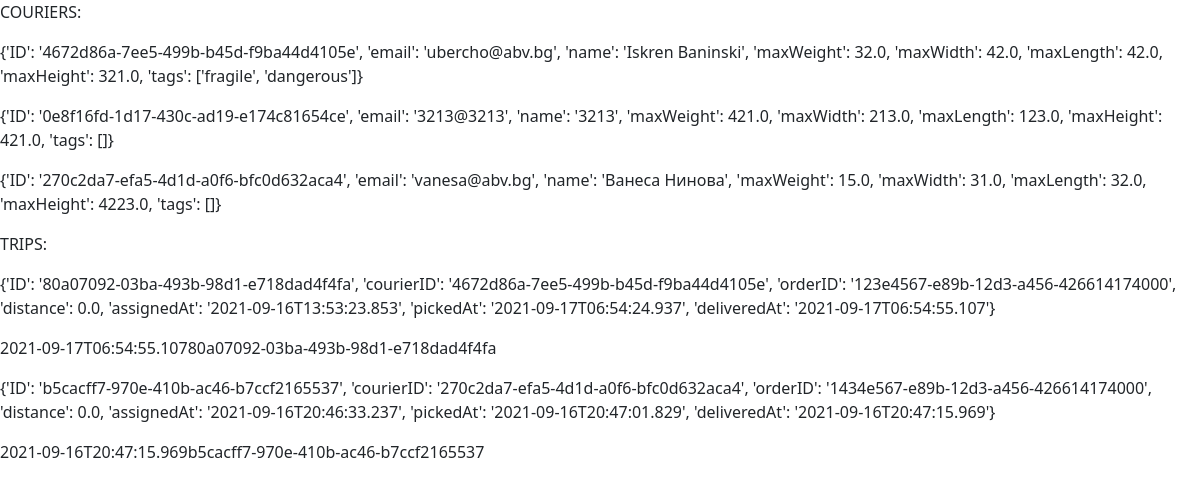
Before: /view with the older database file.
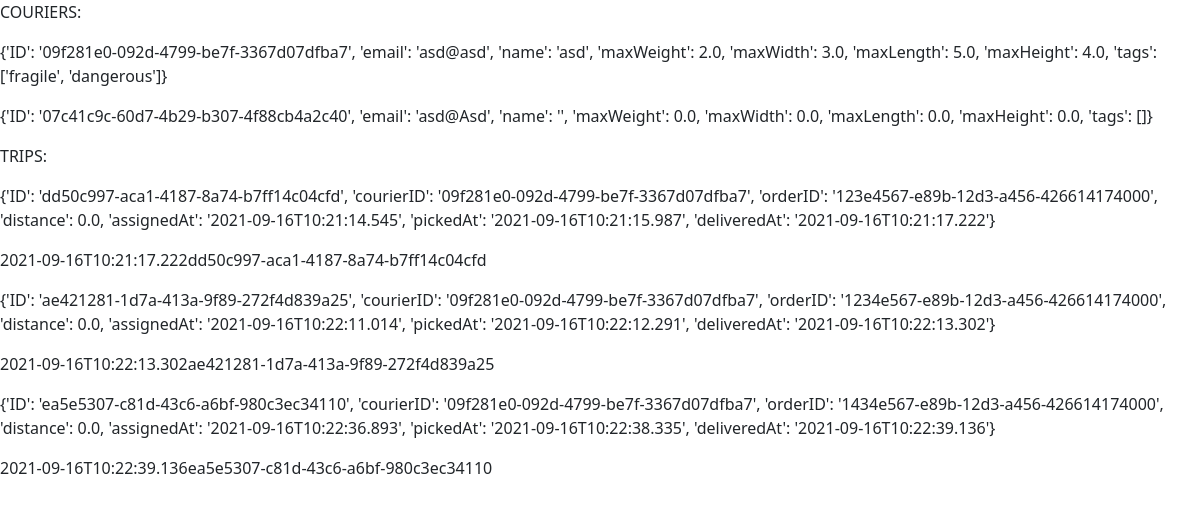
After: the same page with the newer database file.
### flaskr/database/models.py (models this page shows, shortened)
class Courier(db.Model):
    id = db.Column("id", db.String(36), primary_key=True)
    email = db.Column("email", db.String(100), nullable=False, unique=True)
    name = db.Column("name", db.String(24),nullable=False,default='')
    max_weight = db.Column("max_weight", db.Float,nullable=False, default=0)
    max_width = db.Column("max_width", db.Float,nullable=False, default=0)
    max_length = db.Column("max_length", db.Float,nullable=False, default=0)
    max_height = db.Column("max_height", db.Float,nullable=False, default=0)
    tags = db.Column("tags", db.Text, nullable=False,default='')
    is_validated = db.Column("is_validated", db.Boolean, default=False)
    current_order_id = db.Column("current_order_id", db.String(36), default=None)
    def __repr__(self):
        return str(self.map())
    def map(self):
        data = {
            "ID": self.id,
            "email": self.email,
            "name": self.name,
            "maxWeight": self.max_weight,
            "maxWidth": self.max_width,
            "maxLength": self.max_length,
            "maxHeight": self.max_height,
            "tags": [x for x in self.tags.split(",") if x],
        }
        return data

class Trip(db.Model):
    id = db.Column("id", db.String(36), primary_key=True)
    courier_id = db.Column(
        "courier_id", db.String(36), db.ForeignKey("courier.id"), nullable=False
    )
    order_id = db.Column("order_id", db.String(36), nullable=False, unique=True)
    distance = db.Column("distance", db.Float, default=0)
    assigned_at = db.Column("assigned_at", db.String(24))
    picked_at = db.Column("picked_at", db.String(24))
    delivered_at = db.Column("delivered_at", db.String(24))
    sorter = db.Column("sorter", db.String(60), index=True)
    courier = db.relationship("Courier", backref=db.backref("trips", lazy=True))
    def __repr__(self):
        return str(self.map())
    def map(self):
        data = {
            "ID": self.id,
            "courierID": self.courier_id,
            "orderID": self.order_id,
            "distance": self.distance,
            "assignedAt": self.assigned_at,
            "pickedAt": self.picked_at,
            "deliveredAt": self.delivered_at,
        }
        return data

### flaskr/main/routes.py (the view)
@main.route("/view")
def view():
    return render_template(
        "view.html", couriers=Courier.query.all(), trips=Trip.query.all()
    )

### flaskr/templates/view.html (shortened to what this page needs)
{% extends "base.html" %}
{% block content %}
<p>COURIERS:</p>
{% for item in couriers %}
<p>{{item}}</p>
{% endfor %}
<p>TRIPS:</p>
{% for item in trips %}
<p>{{item}}</p>
<p>{{item.sorter}}</p>
{% endfor %}
{% endblock %}

### flaskr/templates/base.html (shortened to what this page needs)
<!doctype html>
<html lang="en">
<head>
    <link href="https://cdn.jsdelivr.net/npm/bootstrap@5.1.1/dist/css/bootstrap.min.css" rel="stylesheet"
>
</head>
<body>
    {% block content %}{% endblock %}
</body>
</html>

Changed rows visible on the page:
removed Courier: id+email+name "{'ID': '4672d86a-7ee5-499b-b45d-f9ba44d4105e', 'email': 'ubercho@abv.bg', 'name': 'Iskren Baninski', 'maxWeight': 32.0, 'maxWidth': 42.0, 'maxLength': 42.0, 'maxHeight': 321.0, 'tags': ['fragile', 'dangerous']}"
removed Courier: id+email+name "{'ID': '0e8f16fd-1d17-430c-ad19-e174c81654ce', 'email': '3213@3213', 'name': '3213', 'maxWeight': 421.0, 'maxWidth': 213.0, 'maxLength': 123.0, 'maxHeight': 421.0, 'tags': []}"
removed Courier: id+email+name "{'ID': '270c2da7-efa5-4d1d-a0f6-bfc0d632aca4', 'email': 'vanesa@abv.bg', 'name': 'Ванеса Нинова', 'maxWeight': 15.0, 'maxWidth': 31.0, 'maxLength': 32.0, 'maxHeight': 4223.0, 'tags': []}"
removed Trip: id+courier+order "{'ID': '80a07092-03ba-493b-98d1-e718dad4f4fa', 'courierID': '4672d86a-7ee5-499b-b45d-f9ba44d4105e', 'orderID': '123e4567-e89b-12d3-a456-426614174000', 'distance': 0.0, 'assignedAt': '2021-09-16T13:53:23.853', 'pickedAt': '2021-09-17T06:54:24.937', 'deliveredAt': '2021-09-17T06:54:55.107'}", sorter "2021-09-17T06:54:55.10780a07092-03ba-493b-98d1-e718dad4f4fa"
removed Trip: id+courier+order "{'ID': 'b5cacff7-970e-410b-ac46-b7ccf2165537', 'courierID': '270c2da7-efa5-4d1d-a0f6-bfc0d632aca4', 'orderID': '1434e567-e89b-12d3-a456-426614174000', 'distance': 0.0, 'assignedAt': '2021-09-16T20:46:33.237', 'pickedAt': '2021-09-16T20:47:01.829', 'deliveredAt': '2021-09-16T20:47:15.969'}", sorter "2021-09-16T20:47:15.969b5cacff7-970e-410b-ac46-b7ccf2165537"
added Courier: id+email+name "{'ID': '09f281e0-092d-4799-be7f-3367d07dfba7', 'email': 'asd@asd', 'name': 'asd', 'maxWeight': 2.0, 'maxWidth': 3.0, 'maxLength': 5.0, 'maxHeight': 4.0, 'tags': ['fragile', 'dangerous']}"
added Courier: id+email+name "{'ID': '07c41c9c-60d7-4b29-b307-4f88cb4a2c40', 'email': 'asd@Asd', 'name': '', 'maxWeight': 0.0, 'maxWidth': 0.0, 'maxLength': 0.0, 'maxHeight': 0.0, 'tags': []}"
added Trip: id+courier+order "{'ID': 'dd50c997-aca1-4187-8a74-b7ff14c04cfd', 'courierID': '09f281e0-092d-4799-be7f-3367d07dfba7', 'orderID': '123e4567-e89b-12d3-a456-426614174000', 'distance': 0.0, 'assignedAt': '2021-09-16T10:21:14.545', 'pickedAt': '2021-09-16T10:21:15.987', 'deliveredAt': '2021-09-16T10:21:17.222'}", sorter "2021-09-16T10:21:17.222dd50c997-aca1-4187-8a74-b7ff14c04cfd"
added Trip: id+courier+order "{'ID': 'ae421281-1d7a-413a-9f89-272f4d839a25', 'courierID': '09f281e0-092d-4799-be7f-3367d07dfba7', 'orderID': '1234e567-e89b-12d3-a456-426614174000', 'distance': 0.0, 'assignedAt': '2021-09-16T10:22:11.014', 'pickedAt': '2021-09-16T10:22:12.291', 'deliveredAt': '2021-09-16T10:22:13.302'}", sorter "2021-09-16T10:22:13.302ae421281-1d7a-413a-9f89-272f4d839a25"
added Trip: id+courier+order "{'ID': 'ea5e5307-c81d-43c6-a6bf-980c3ec34110', 'courierID': '09f281e0-092d-4799-be7f-3367d07dfba7', 'orderID': '1434e567-e89b-12d3-a456-426614174000', 'distance': 0.0, 'assignedAt': '2021-09-16T10:22:36.893', 'pickedAt': '2021-09-16T10:22:38.335', 'deliveredAt': '2021-09-16T10:22:39.136'}", sorter "2021-09-16T10:22:39.136ea5e5307-c81d-43c6-a6bf-980c3ec34110"
